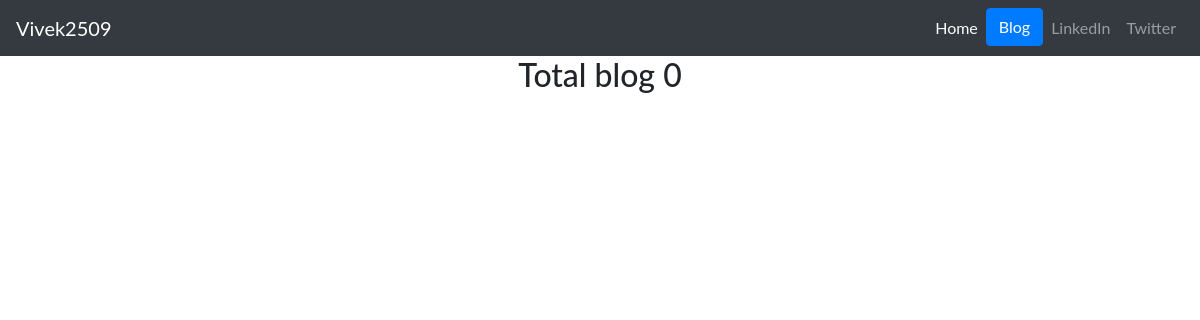
Page /blog/ on the earlier database version.
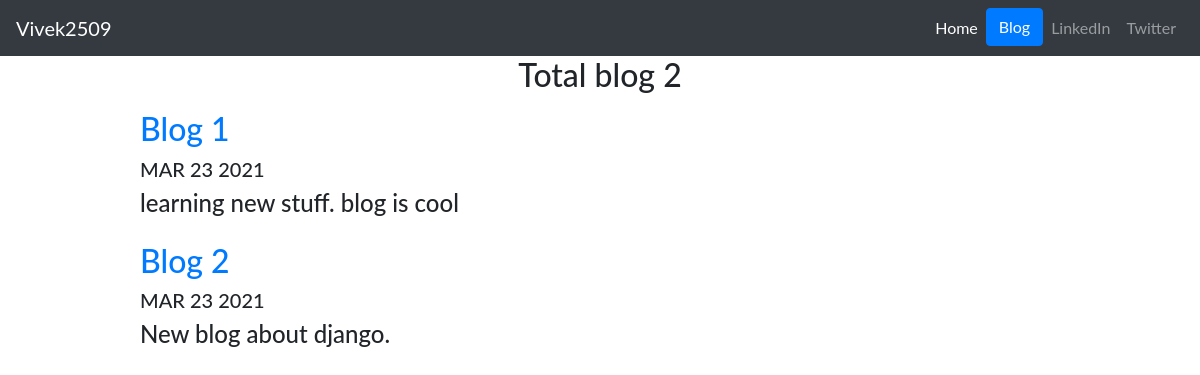
Same page on the later database version.
### blog/models.py (models this page shows, shortened)
class Blog(models.Model):
    title = models.CharField(max_length=200)
    description = models.TextField()
    date = models.DateField()

### blog/views.py (the view)
# urls.py: path('', views.all_blog, name='all_blog'),
def all_blog(request):
    blogs = Blog.objects.all()
    return render(request, 'blog/all_blog.html', {'blogs': blogs})

### blog/templates/blog/all_blog.html
{% extends 'projects/base.html' %} {% block content %} {% load static %}
<div class="container">
  <h2 class="text-center">Total blog {{blogs.count}}</h2>
  {% for blog in blogs %}
  <div class="row justify-content-center my-3">
    <div class="col-md-10">
      <a href="{% url 'blog:detail' blog.id %}">
        <h2>{{blog.title}}</h2>
      </a>
      <h5>{{blog.date|date:'M d Y'|upper}}</h5>
      <h4>{{blog.description|safe|truncatechars:50}}</h4>
    </div>
  </div>
  {% endfor %}
</div>
{% endblock %}

Differences in the rows shown:
added Blog: title "Blog 1", date "MAR 23 2021", description "learning new stuff. blog is cool"
added Blog: title "Blog 2", date "MAR 23 2021", description "New blog about django."
Other differences:
{{ blogs.count }}: "0" → "2"
